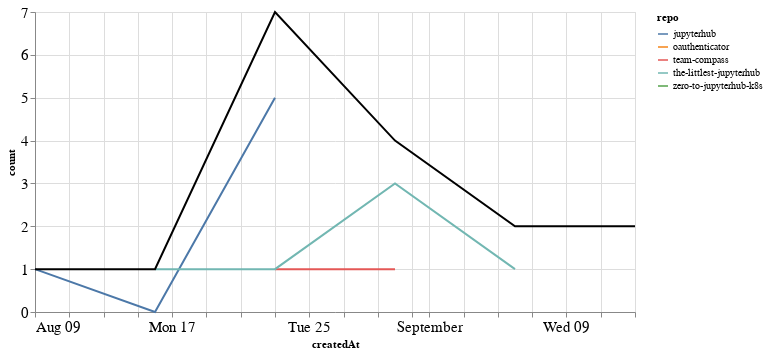

The notebook cell saved with this chart:
### Markdown cell above
## Comments

### Code cell
comments_time = comments.groupby('repo').resample('W', on='createdAt').count()['author'].reset_index()
comments_time = comments_time.rename(columns={'author': 'count'})
comments_time_total = comments_time.groupby('createdAt').agg({"count": "sum"}).reset_index()
ch1 = alt.Chart(comments_time, width=600).mark_line().encode(
    x='createdAt',
    y='count',
    color='repo',
    tooltip="repo"
)

ch2 = alt.Chart(comments_time_total, width=600).mark_line(color="black").encode(
    x='createdAt',
    y='count',
)

ch1 + ch2

### Figure 1 — Vega-Lite specification as saved in the notebook (floating-point values rounded to 4 significant figures)
{"config": {"axisLeft": {"labelFontSize": 15}, "axisBottom": {"labelFontSize": 15}}, "layer": [{"data": {"name": "data-977669b3e9913e470fdc7e86bda3ed62"}, "mark": "line", "encoding": {"color": {"type": "nominal", "field": "repo"}, "tooltip": {"type": "nominal", "field": "repo"}, "x": {"type": "temporal", "field": "createdAt"}, "y": {"type": "quantitative", "field": "count"}}, "width": 600}, {"data": {"name": "data-1f7f7d977a1d4159c20f307d4b5ce835"}, "mark": {"type": "line", "color": "black"}, "encoding": {"x": {"type": "temporal", "field": "createdAt"}, "y": {"type": "quantitative", "field": "count"}}, "width": 600}], "$schema": "https://vega.github.io/schema/vega-lite/v4.8.1.json", "datasets": {"data-977669b3e9913e470fdc7e86bda3ed62": [{"repo": "jupyterhub", "createdAt": "2020-08-09T00:00:00", "count": 1}, {"repo": "jupyterhub", "createdAt": "2020-08-16T00:00:00", "count": 0}, {"repo": "jupyterhub", "createdAt": "2020-08-23T00:00:00", "count": 5}, {"repo": "oauthenticator", "createdAt": "2020-09-13T00:00:00", "count": 2}, {"repo": "team-compass", "createdAt": "2020-08-23T00:00:00", "count": 1}, {"repo": "team-compass", "createdAt": "2020-08-30T00:00:00", "count": 1}, {"repo": "the-littlest-jupyterhub", "createdAt": "2020-08-16T00:00:00", "count": 1}, {"repo": "the-littlest-jupyterhub", "createdAt": "2020-08-23T00:00:00", "count": 1}, {"repo": "the-littlest-jupyterhub", "createdAt": "2020-08-30T00:00:00", "count": 3}, {"repo": "the-littlest-jupyterhub", "createdAt": "2020-09-06T00:00:00", "count": 1}, {"repo": "zero-to-jupyterhub-k8s", "createdAt": "2020-09-06T00:00:00", "count": 1}], "data-1f7f7d977a1d4159c20f307d4b5ce835": [{"createdAt": "2020-08-09T00:00:00", "count": 1}, {"createdAt": "2020-08-16T00:00:00", "count": 1}, {"createdAt": "2020-08-23T00:00:00", "count": 7}, {"createdAt": "2020-08-30T00:00:00", "count": 4}, {"createdAt": "2020-09-06T00:00:00", "count": 2}, {"createdAt": "2020-09-13T00:00:00", "count": 2}]}}
